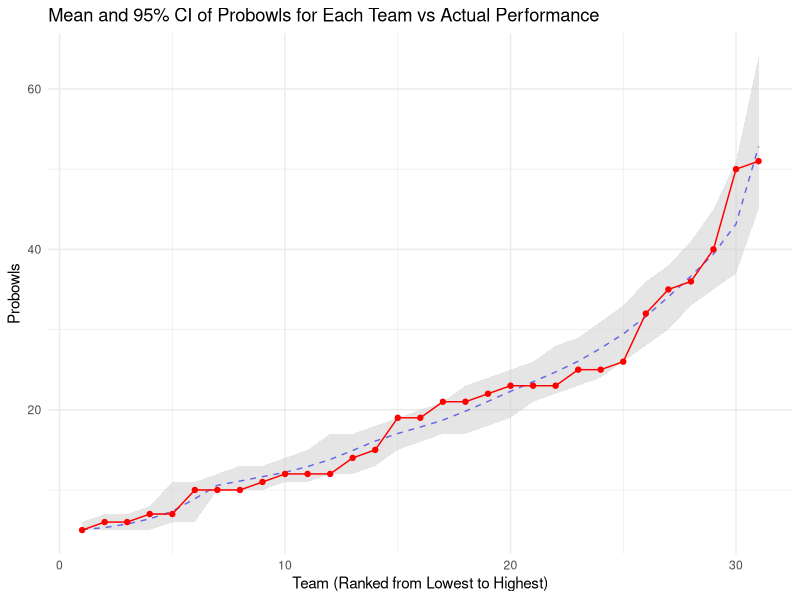
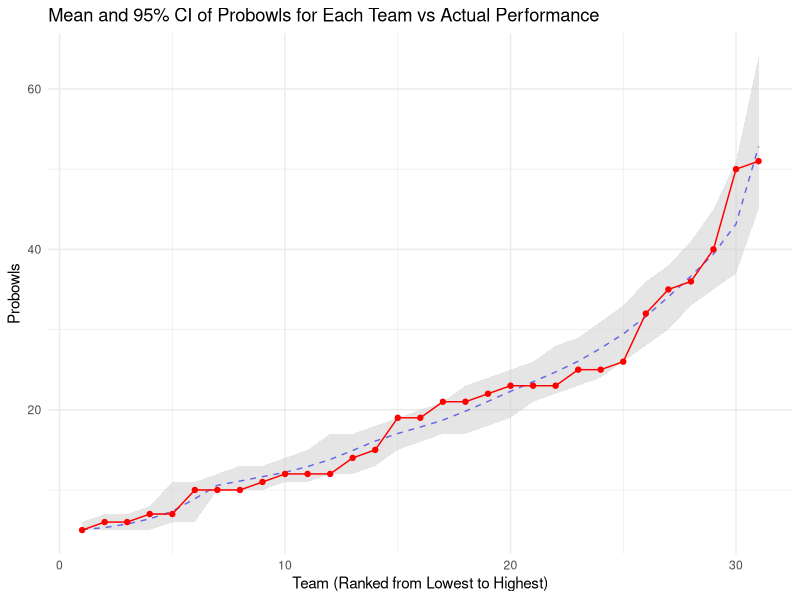

Here is the R script that generated these plots, in order:
#-------------------------------------------------------------------------------
# CALCULATING THE NULL - HW 3

# Import libraries
library("tidyverse")

#-------------------------------------------------------------------------------
# QUESTION 1

# Import data from control condition and clean data
df_raw <- read_csv("data/probowl nfl.csv") # read in data
n <- nrow(df_raw)

# Create a function to shuffle teams, sum, and sort the results
shuffle_and_sum <- function(df) {
  df_shuffled <- df |>
    mutate(team = sample(team)) |>
    group_by(team) |>
    summarise(total_probowls = sum(probowls)) |>
    arrange(total_probowls)
  return(df_shuffled$total_probowls)
}

# Run a bootstrap to get the distribution
set.seed(111)
mat_results <- matrix(0, nrow = 1000, ncol = 31)

for (k in 1:1000) {
  mat_results[k, ] <- shuffle_and_sum(df_raw)
}

# Calculate mean, lower, and upper bound for each column (team)
means <- colMeans(mat_results)

lower <- c()
upper <- c()

for (k in 1:31) {
  lower[k] <- quantile(mat_results[, k], 0.025)
  upper[k] <- quantile(mat_results[, k], 0.975)
}

# Import data from control condition and clean data
actual_performance <- df_raw |>
  group_by(team) |>
  summarise(total_probowls = sum(probowls)) |>
  arrange(total_probowls)

# Convert results to data frame for plotting
df_plot <- data.frame(team = 1:31, mean = means, lower = lower, upper = upper)
df_plot$actual <- actual_performance$total_probowls

# Plotting the mean, confidence interval, and actual performance
ggplot(df_plot) +
  geom_line(aes(x = team, y = mean), color = "blue", linetype = "dashed") +
  geom_ribbon(aes(x = team, ymin = lower, ymax = upper), fill = "gray80", alpha = 0.5) +
  geom_line(aes(x = team, y = actual), color = "red") +
  geom_point(aes(x = team, y = actual), color = "red") +
  labs(
    title = "Mean and 95% CI of Probowls for Each Team vs Actual Performance",
    x = "Team (Ranked from Lowest to Highest)",
    y = "Probowls"
  ) +
  theme_minimal()

ggsave("plots/plot-pro_bowl.png", width = 10, height = 6)
